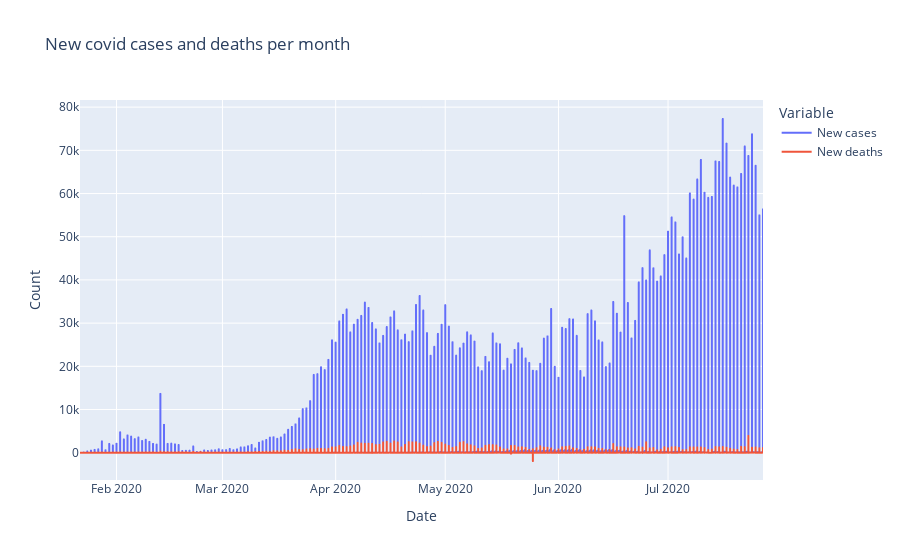

Notebook cell for this chart:
### Markdown cell above
# INTERACTIVE VISUALIZATIONS

### Code cell
#first visualization
graph1 = df2[['Date', 'New cases', 'New deaths']]
graph1 = graph1.melt(id_vars='Date', value_vars=['New cases', 'New deaths'], 
                 var_name='Variable', value_name='Count')
px.line(graph1, x='Date', y='Count', color='Variable', title='New covid cases and deaths per month')

### Figure 1 — Plotly figure (JSON) as saved in the notebook; plotly's stock layout.template omitted (floating-point values rounded to 4 significant figures; data arrays with more than 128 entries replaced by an {"elided": "..."} marker saying what was removed)
{"data": [{"hovertemplate": "Variable=New cases<br>Date=%{x}<br>Count=%{y}<extra></extra>", "legendgroup": "New cases", "line": {"color": "#636efa", "dash": "solid"}, "marker": {"symbol": "circle"}, "mode": "lines", "name": "New cases", "showlegend": true, "type": "scattergl", "x": {"elided": "35156 str values"}, "xaxis": "x", "y": {"elided": "35156 int values"}, "yaxis": "y"}, {"hovertemplate": "Variable=New deaths<br>Date=%{x}<br>Count=%{y}<extra></extra>", "legendgroup": "New deaths", "line": {"color": "#EF553B", "dash": "solid"}, "marker": {"symbol": "circle"}, "mode": "lines", "name": "New deaths", "showlegend": true, "type": "scattergl", "x": {"elided": "35156 str values"}, "xaxis": "x", "y": {"elided": "35156 int values"}, "yaxis": "y"}], "layout": {"legend": {"title": {"text": "Variable"}, "tracegroupgap": 0}, "title": {"text": "New covid cases and deaths per month"}, "xaxis": {"anchor": "y", "domain": [0, 1], "title": {"text": "Date"}}, "yaxis": {"anchor": "x", "domain": [0, 1], "title": {"text": "Count"}}}}
